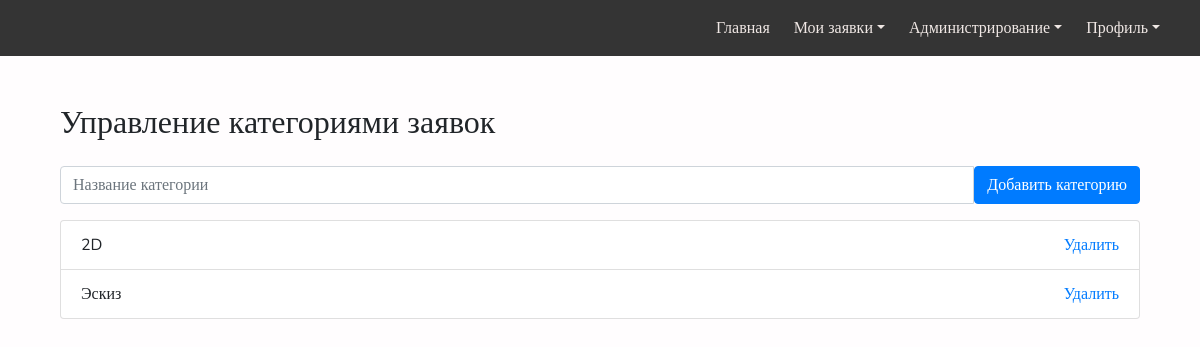
/categories/ (signed in), run on an earlier commit of the app's database.
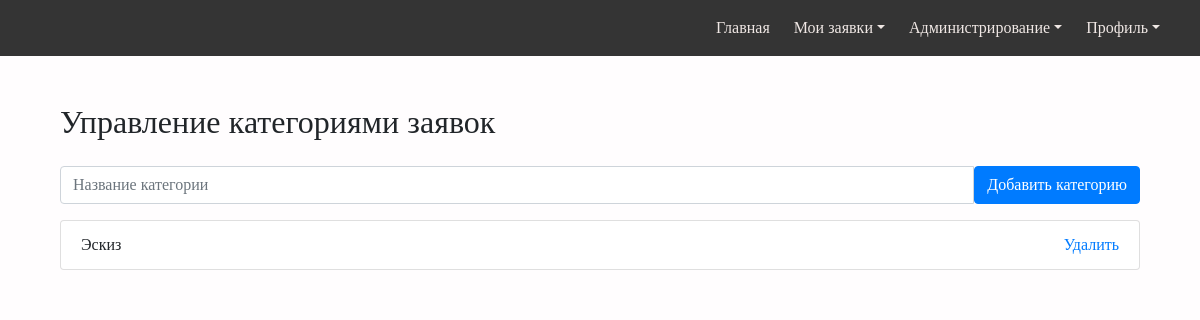
And on a later commit of the database.
### planit/models.py (models this page shows, shortened)
class Category(models.Model):
    name = models.CharField(max_length=100, unique=True)

### planit/views.py (the view)
# urls.py: path('categories/', CategoryListView.as_view(), name='category_list'),
class CategoryListView(LoginRequiredMixin, ListView):
    model = Category
    template_name = 'category/category_list.html'
    context_object_name = 'categories'

### planit/templates/category/category_list.html (shortened to what this page needs)
{% extends "layout/base.html" %}
{% block content %}
<div class="container mt-5">
    <h2 class="mb-4">Управление категориями заявок</h2>
    <form method="post" action="{% url 'planit:add_category' %}">
        <div class="input-group mb-3">
            <input type="text" name="name" class="form-control" placeholder="Название категории" required>
            <button class="btn btn-primary" type="submit">Добавить категорию</button>
        </div>
    </form>
    {% if categories %}
        <ul class="list-group">
            {% for category in categories %}
                <li class="list-group-item d-flex justify-content-between align-items-center">
                    {{ category.name }}
                    <a href="{% url 'planit:delete_category' category.id %}">Удалить</a>
                </li>
            {% endfor %}
        </ul>
    {% else %}
        <p>Нет доступных категорий.</p>
    {% endif %}
</div>
{% endblock %}

What changed in the data, as far as the page shows it:
removed Category: name "2D"
